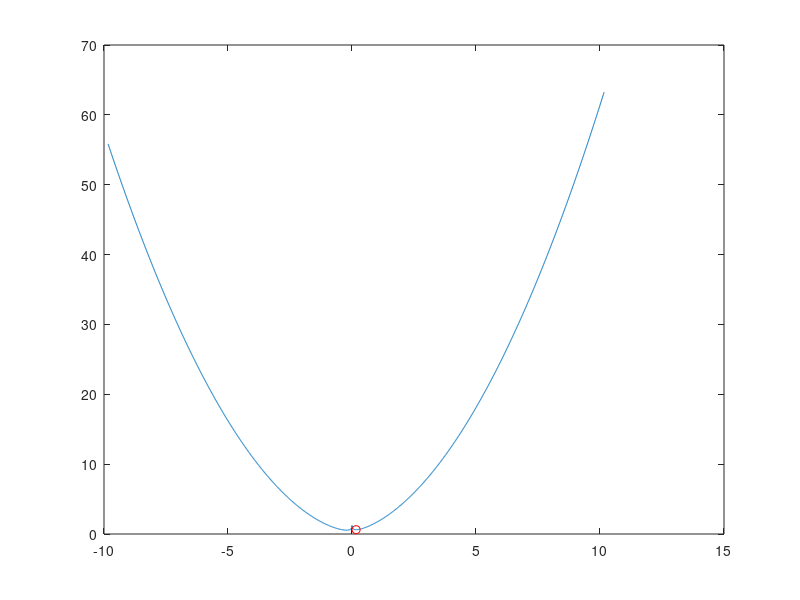
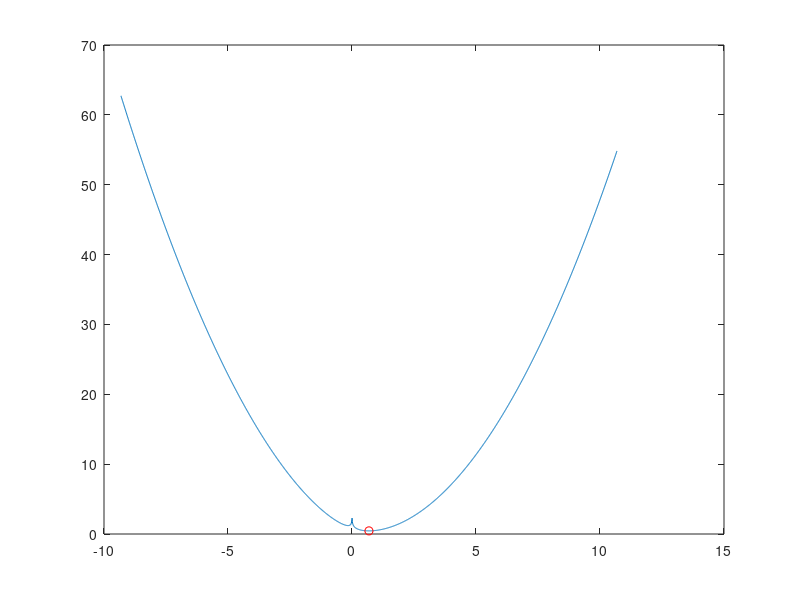
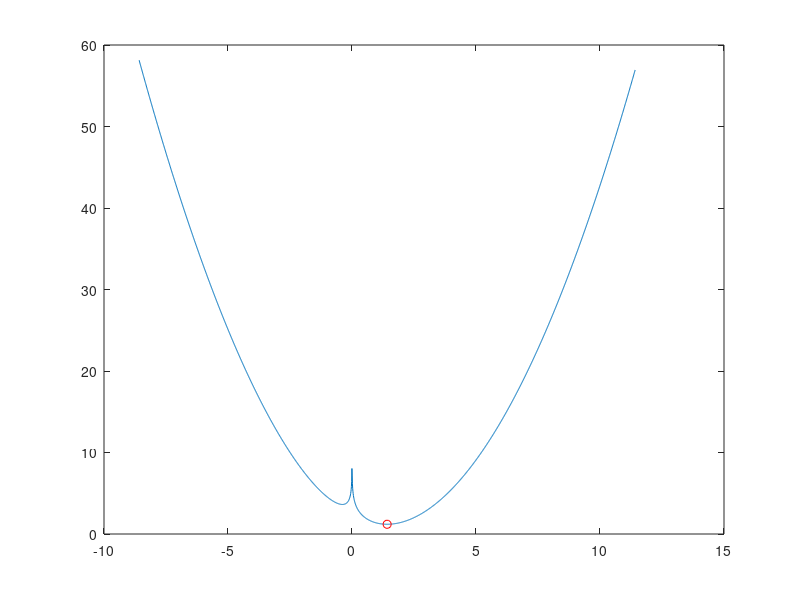
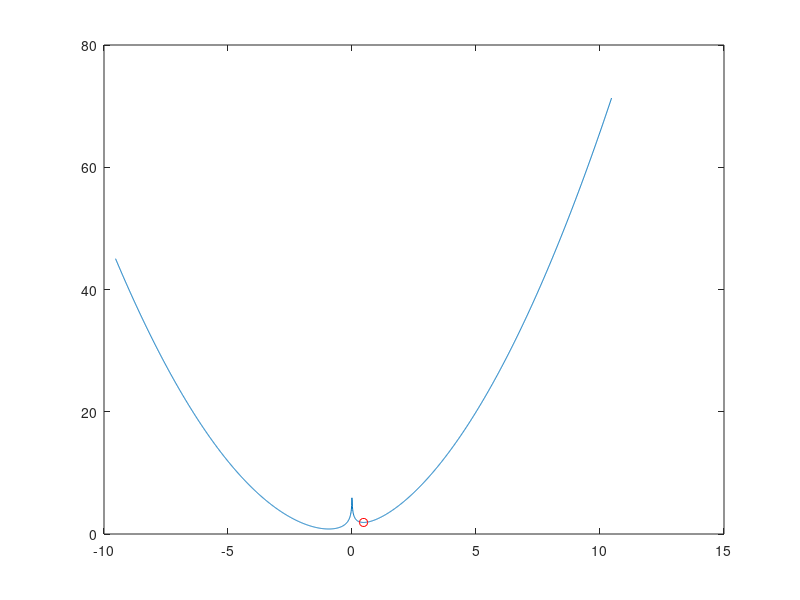

Here is the MATLAB script that generated these plots, in order:
clear all; clc;

m=8;n=6;r = 3;
%X = eye(m,n);
 W0 = randn(m,r);
 H0 = randn(r,n);
 X = abs(W0*H0);

lambda = randn(m,n);
rho=1;


p = find(X>0);
q = find(X==0);

epsilon = 0.001;

[U,S,V] = svds(X,r);
Theta = U*S*V';
Theta = max(epsilon,Theta);

W = U;
H = S*V';

A = W*H;

%for k=1:100

Theta(p) = (1 / 2*rho) * ((rho*A(p) - lambda(p) - 1) + sqrt((lambda(p) - rho*A(p) + 1).^2 + 4*rho*X(p)));

t1 = (rho*A - lambda - 1) ./ rho;
t2 = (rho*A - lambda +1) ./ rho;

Y = rho*A - lambda;

y1 = find(Y>1);
q1 = intersect(q,y1);

y2 = find(Y<-1);
q2 = intersect(q,y2);

y3 = find(Y>-1);
y4 = find(Y<1);
y5 = intersect(y3,y4);
q3 = intersect(q,y5); 

Theta(q1) = t1(q1);
Theta(q2) = t2(q2); 
Theta(q3) = 0;


        obj = abs(Theta) - X.* log(abs(Theta)) + Theta.*lambda + rho/2 .* (Theta - A).^2;

        % W = (1/rho) * ((H*H') \ (H* lambda' + rho * H * Theta') );
        % W = W';
        % H = (1/rho) * ((W'*W) \ (W' * lambda + rho * W' * Theta) );
        % A = W*H;
        % lambda = lambda + rho*(Theta - A);


        % i=3;j=3;
        % error(k)= Theta(i,j);

     for i = 1 : m
        for j = 1 : n
            thetaijint = [Theta(i,j)-10:0.01:Theta(i,j)+10]; 
            for k = 1 : length(thetaijint)
                fthetaijint(k) = abs(thetaijint(k)) - X(i,j).* log(abs(thetaijint(k))) + thetaijint(k).*lambda(i,j) + rho/2 .* (thetaijint(k) - A(i,j)).^2 ;
            end

            % if min(fthetaijint) < obj(i,j)-1e-12
            %     disp('PROBLEM in your formula Atharva')
                  figure; 
            plot(thetaijint,fthetaijint);
            hold on; 
            plot(Theta(i,j),obj(i,j),'ro'); 

                % keyboard
            %end

        end
    end

%end
   
% figure;
% set(0, 'DefaultAxesFontSize', 20);
% set(0, 'DefaultLineLineWidth', 2);
% semilogy(error);     
